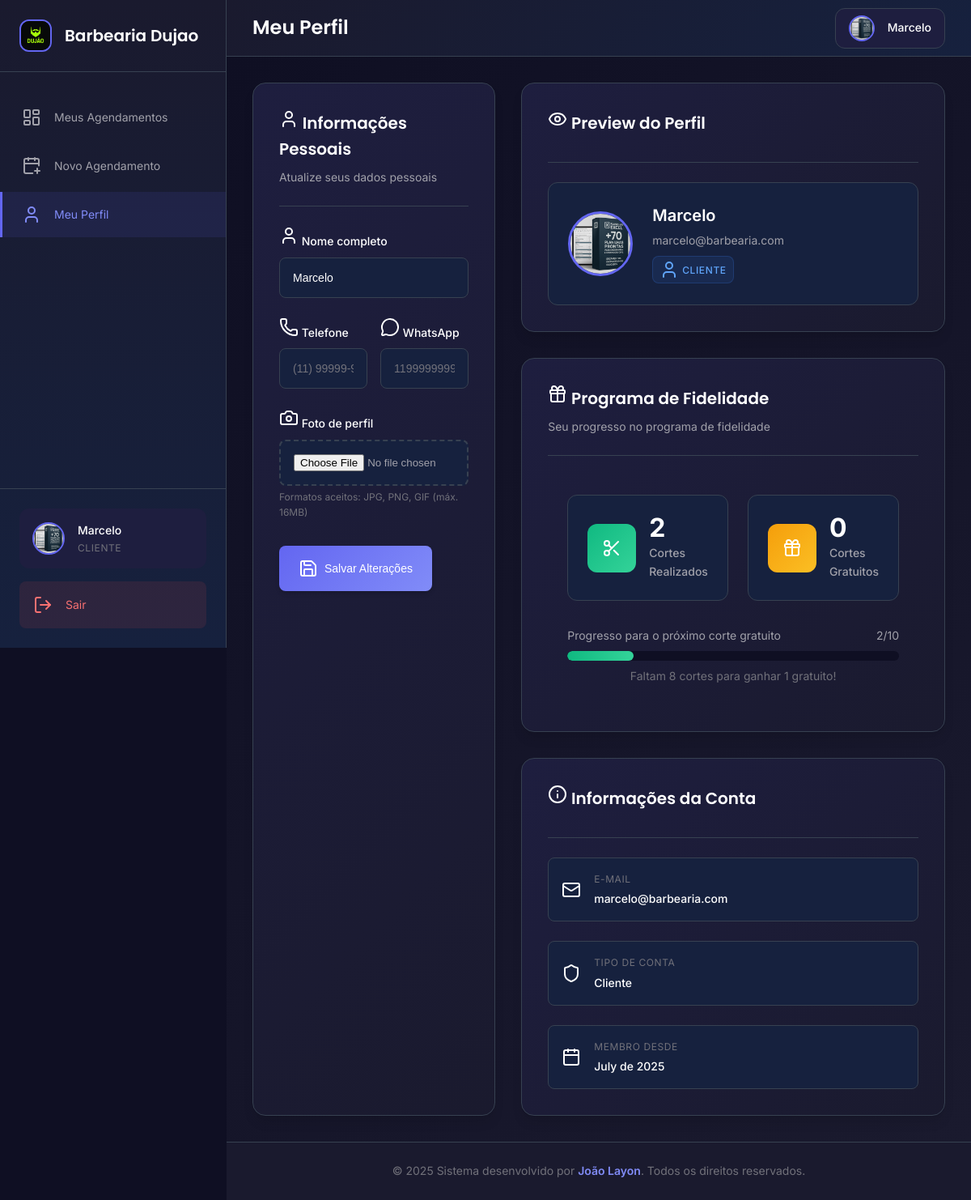
Screenshot of /perfil (signed in) with the database file from the repository.
### tables this page shows
CREATE TABLE configuracoes (
                id INTEGER PRIMARY KEY AUTOINCREMENT,
                nome_barbearia TEXT DEFAULT 'Barbearia Premium',
                logo_url TEXT DEFAULT '/static/uploads/logo-barbearia.jpg',
                telefone_contato TEXT,
                whatsapp_contato TEXT,
                endereco TEXT,
                horario_funcionamento TEXT DEFAULT '08:00-18:00',
                dias_funcionamento TEXT DEFAULT 'Segunda a Sábado',
                descricao TEXT DEFAULT 'A melhor barbearia da cidade',
                instagram TEXT,
                facebook TEXT
            );

CREATE TABLE usuarios (
                id INTEGER PRIMARY KEY AUTOINCREMENT,
                nome TEXT NOT NULL,
                email TEXT UNIQUE NOT NULL,
                senha TEXT NOT NULL,
                telefone TEXT,
                whatsapp TEXT,
                foto_perfil TEXT DEFAULT '/static/uploads/default-user.jpg',
                tipo TEXT NOT NULL DEFAULT 'cliente',
                data_criacao TIMESTAMP DEFAULT CURRENT_TIMESTAMP
            );

CREATE TABLE fidelidade (
                id INTEGER PRIMARY KEY AUTOINCREMENT,
                cliente_id INTEGER NOT NULL,
                cortes_realizados INTEGER DEFAULT 0,
                cortes_gratuitos_disponiveis INTEGER DEFAULT 0,
                data_ultima_atualizacao TIMESTAMP DEFAULT CURRENT_TIMESTAMP,
                FOREIGN KEY (cliente_id) REFERENCES usuarios (id),
                UNIQUE(cliente_id)
            );

### app.py (the view, shortened to what this page needs)
@app.route('/perfil', methods=['GET', 'POST'])
def perfil():
    if 'usuario_id' not in session:
        return redirect(url_for('login'))
    usuario = models.obter_usuario_por_id(session['usuario_id'])
    fidelidade = None
    if session['tipo_usuario'] == 'cliente':
        fidelidade = models.obter_fidelidade_cliente(session['usuario_id'])
    return render_template('perfil.html', usuario=usuario, fidelidade=fidelidade)

### templates/perfil.html (shortened to what this page needs)
{% extends "base.html" %}
{% block page_title %}Meu Perfil{% endblock %}
{% block content %}
<div class="grid grid-cols-2 gap-6">
    <div class="card">
        <div class="card-header">
            <h3 class="card-title">
                <i data-lucide="user"></i>
                Informações Pessoais
            </h3>
            <p class="card-subtitle">Atualize seus dados pessoais</p>
        </div>
        <form method="POST" enctype="multipart/form-data">
            <div class="form-group">
                <label for="nome" class="form-label">
                    <i data-lucide="user"></i>
                    Nome completo
                </label>
                <input type="text"
                       id="nome"
                       name="nome"
                       class="form-input"
                       value="{{ usuario[1] if usuario else '' }}"
                       required>
            </div>
            <div class="grid grid-cols-2 gap-3">
                <div class="form-group">
                    <label for="telefone" class="form-label">
                        <i data-lucide="phone"></i>
                        Telefone
                    </label>
                    <input type="tel"
                           id="telefone"
                           name="telefone"
                           class="form-input"
                           value="{{ usuario[3] if usuario else '' }}"
                           placeholder="(11) 99999-9999">
                </div>
                <div class="form-group">
                    <label for="whatsapp" class="form-label">
                        <i data-lucide="message-circle"></i>
                        WhatsApp
                    </label>
                    <input type="tel"
                           id="whatsapp"
                           name="whatsapp"
                           class="form-input"
                           value="{{ usuario[4] if usuario else '' }}"
                           placeholder="11999999999">
                </div>
            </div>
            <div class="form-group">
                <label for="foto_perfil" class="form-label">
                    <i data-lucide="camera"></i>
                    Foto de perfil
                </label>
                <input type="file"
                       id="foto_perfil"
                       name="foto_perfil"
                       class="form-file"
                       accept="image/*">
                <small class="form-help">Formatos aceitos: JPG, PNG, GIF (máx. 16MB)</small>
            </div>
            <div class="form-actions">
                <button type="submit" class="btn btn-primary">
                    <i data-lucide="save"></i>
                    Salvar Alterações
                </button>
            </div>
        </form>
    </div>
    <div class="space-y-6">
        <div class="card">
            <div class="card-header">
                <h3 class="card-title">
                    <i data-lucide="eye"></i>
                    Preview do Perfil
                </h3>
            </div>
            <div class="profile-preview">
                <div class="profile-avatar">
                    <img src="{{ usuario[5] if usuario and usuario[5] else '/static/uploads/default-user.jpg' }}"
                         alt="Foto do perfil"
                         class="avatar-img"
                         id="avatarPreview">
                </div>
                <div class="profile-info">
                    <h4 class="profile-name">{{ usuario[1] if usuario else 'Nome do usuário' }}</h4>
                    <p class="profile-email">{{ usuario[2] if usuario else 'email@exemplo.com' }}</p>
                    <span class="profile-role badge badge-{{ 'warning' if session.tipo_usuario == 'admin' else 'success' if session.tipo_usuario == 'funcionario' else 'info' }}">
                        <i data-lucide="{{ 'crown' if session.tipo_usuario == 'admin' else 'scissors' if session.tipo_usuario == 'funcionario' else 'user' }}"></i>
                        {{ session.tipo_usuario.title() }}
                    </span>
                </div>
            </div>
        </div>
        {% if session.tipo_usuario == 'cliente' and fidelidade %}
        <div class="card">
            <div class="card-header">
                <h3 class="card-title">
                    <i data-lucide="gift"></i>
                    Programa de Fidelidade
                </h3>
                <p class="card-subtitle">Seu progresso no programa de fidelidade</p>
            </div>
            <div class="fidelidade-card">
                <div class="fidelidade-stats">
                    <div class="fidelidade-stat">
                        <div class="stat-icon success">
                            <i data-lucide="scissors"></i>
                        </div>
                        <div class="stat-content">
                            <div class="stat-value">{{ fidelidade[2] }}</div>
                            <div class="stat-label">Cortes Realizados</div>
                        </div>
                    </div>
                    <div class="fidelidade-stat">
                        <div class="stat-icon warning">
                            <i data-lucide="gift"></i>
                        </div>
                        <div class="stat-content">
                            <div class="stat-value">{{ fidelidade[3] }}</div>
                            <div class="stat-label">Cortes Gratuitos</div>
                        </div>
                    </div>
                </div>
                <div class="fidelidade-progress">
                    <div class="progress-info">
                        <span>Progresso para o próximo corte gratuito</span>
                        <span>{{ fidelidade[2] % 10 }}/10</span>
                    </div>
                    <div class="progress-bar">
                        <div class="progress-fill" style="width: {{ (fidelidade[2] % 10) * 10 }}%"></div>
                    </div>
                    <p class="progress-text">
                        {% set restantes = 10 - (fidelidade[2] % 10) %}
                        {% if restantes == 10 %}
                            Faça 10 cortes para ganhar 1 gratuito!
                        {% else %}
                            Faltam {{ restantes }} corte{{ 's' if restantes > 1 else '' }} para ganhar 1 gratuito!
                        {% endif %}
                    </p>
                </div>
            </div>
        </div>
        {% endif %}
        <div class="card">
            <div class="card-header">
                <h3 class="card-title">
                    <i data-lucide="info"></i>
                    Informações da Conta
                </h3>
            </div>
            <div class="account-info">
                <div class="info-item">
                    <i data-lucide="mail"></i>
                    <div>
                        <span class="info-label">E-mail</span>
                        <span class="info-value">{{ usuario[2] if usuario else 'Não informado' }}</span>
                    </div>
                </div>
                <div class="info-item">
                    <i data-lucide="shield"></i>
                    <div>
                        <span class="info-label">Tipo de conta</span>
                        <span class="info-value">{{ session.tipo_usuario.title() }}</span>
                    </div>
                </div>
                <div class="info-item">
                    <i data-lucide="calendar"></i>
                    <div>
                        <span class="info-label">Membro desde</span>
                        <span class="info-value">{{ datetime.now().strftime('%B de %Y') }}</span>
                    </div>
                </div>
            </div>
        </div>
    </div>
</div>
{% endblock %}

### templates/base.html (shortened to what this page needs)
<!DOCTYPE html>
<html lang="pt-BR">
<head>
    <link rel="stylesheet" href="{{ url_for('static', filename='css/style.css') }}">
</head>
<body class="{% block body_class %}{% endblock %}">
    {% if session.usuario_id %}
    <aside class="sidebar" id="sidebar">
        <div class="sidebar-header">
            <div class="logo-container">
                <img src="{{ configuracoes_barbearia.logo_url if configuracoes_barbearia else '/static/uploads/logo-barbearia.jpg' }}"
                     alt="Logo" class="logo-img">
                <h2 class="logo-text">{{ configuracoes_barbearia.nome_barbearia if configuracoes_barbearia else 'Barbearia Premium' }}</h2>
            </div>
        </div>
        <nav class="sidebar-nav">
            {% if session.tipo_usuario == 'admin' %}
                <a href="{{ url_for('dashboard_admin') }}" class="nav-item {% if request.endpoint == 'dashboard_admin' %}active{% endif %}">
                    <i data-lucide="layout-dashboard"></i>
                    <span>Dashboard</span>
                </a>
                <a href="{{ url_for('gerenciar_funcionarios') }}" class="nav-item {% if request.endpoint == 'gerenciar_funcionarios' %}active{% endif %}">
                    <i data-lucide="users"></i>
                    <span>Funcionários</span>
                </a>
                <a href="{{ url_for('listar_clientes') }}" class="nav-item {% if request.endpoint == 'listar_clientes' %}active{% endif %}">
                    <i data-lucide="user-check"></i>
                    <span>Clientes</span>
                </a>
                <a href="{{ url_for('configuracoes_barbearia') }}" class="nav-item {% if request.endpoint == 'configuracoes_barbearia' %}active{% endif %}">
                    <i data-lucide="settings"></i>
                    <span>Configurações</span>
                </a>
            {% elif session.tipo_usuario == 'funcionario' %}
                <a href="{{ url_for('dashboard_funcionario') }}" class="nav-item {% if request.endpoint == 'dashboard_funcionario' %}active{% endif %}">
                    <i data-lucide="layout-dashboard"></i>
                    <span>Minha Agenda</span>
                </a>
            {% else %}
                <a href="{{ url_for('dashboard_cliente') }}" class="nav-item {% if request.endpoint == 'dashboard_cliente' %}active{% endif %}">
                    <i data-lucide="layout-dashboard"></i>
                    <span>Meus Agendamentos</span>
                </a>
                <a href="{{ url_for('agendamento') }}" class="nav-item {% if request.endpoint == 'agendamento' %}active{% endif %}">
                    <i data-lucide="calendar-plus"></i>
                    <span>Novo Agendamento</span>
                </a>
            {% endif %}
            <a href="{{ url_for('perfil') }}" class="nav-item {% if request.endpoint == 'perfil' %}active{% endif %}">
                <i data-lucide="user"></i>
                <span>Meu Perfil</span>
            </a>
        </nav>
        <div class="sidebar-footer">
            <div class="user-info">
                <img src="{{ session.foto_perfil or '/static/uploads/default-user.jpg' }}"
                     alt="Foto do usuário" class="user-avatar">
                <div class="user-details">
                    <span class="user-name">{{ session.nome_usuario }}</span>
                    <span class="user-role">{{ session.tipo_usuario.title() }}</span>
                </div>
            </div>
            <a href="{{ url_for('logout') }}" class="logout-btn">
                <i data-lucide="log-out"></i>
                <span>Sair</span>
            </a>
        </div>
    </aside>
    <main class="main-content">
        <header class="header">
            <div class="header-left">
                <h1 class="page-title">{% block page_title %}Dashboard{% endblock %}</h1>
            </div>
            <div class="header-right">
                <div class="user-menu">
                    <img src="{{ session.foto_perfil or '/static/uploads/default-user.jpg' }}"
                         alt="Foto do usuário" class="user-avatar-small">
                    <span class="user-name-header">{{ session.nome_usuario }}</span>
                </div>
            </div>
        </header>
        <div class="page-content">
            {% block content %}{% endblock %}
        </div>
    </main>
    {% endif %}
    <footer class="footer">
        <div class="footer-content">
            <p>&copy; 2025 Sistema desenvolvido por <strong>João Layon</strong>. Todos os direitos reservados.</p>
        </div>
    </footer>
</body>
</html>

### rows the page displays
configuracoes: logo_url (picture), nome_barbearia "Barbearia Dujao"
usuarios: nome_usuario "Marcelo", tipo_usuario "CLIENTE", nome "Marcelo", foto_perfil (picture), email "marcelo@barbearia.com", tipo_usuario "Cliente"
fidelidade: cortes_realizados "2", cortes_gratuitos_disponiveis "0", fidelidade[2]%10 "2"

### other values shown
{{ restantes }} "8"
{{ 's' if restantes > 1 else '' }} "s"
